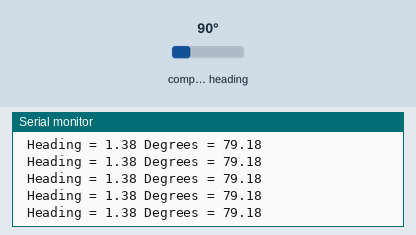
This sketch was run on a simulated Arduino Uno, built with avr-gcc and run on an emulated ATmega328P. Parts: the last lines printed to the serial monitor. Inputs (shaded band) come from the test bench; at power-on: compass heading 90°. The ROS host is connected and sends only what is stated.

Above: at 1.2 s.
1.3 s: compass heading set to 7°
At 1.34 s:
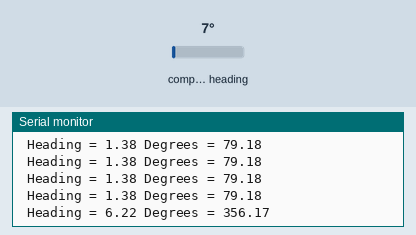
2.8 s: compass heading set to 180°
At 2.88 s:
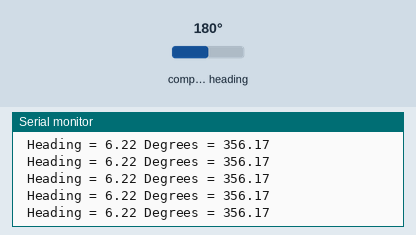
4.3 s: compass heading set to 90°
At 4.32 s:
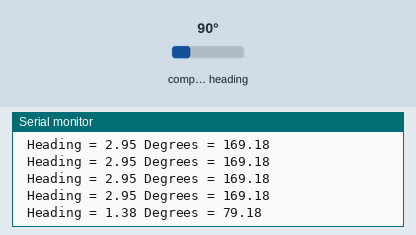
Timing chart, 0 to 7.3 s (numbered marks = the images above; inputs shaded):
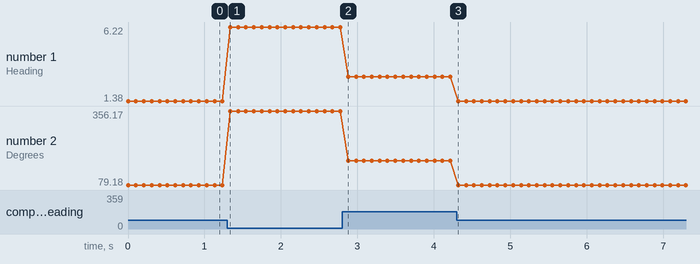

The sketch:

compass.ino
```cpp
/*
  HMC5883L Triple Axis Digital Compass. Compass Example.
  Read more: http://www.jarzebski.pl/arduino/czujniki-i-sensory/3-osiowy-magnetometr-hmc5883l.html
  GIT: https://github.com/jarzebski/Arduino-HMC5883L
  Web: http://www.jarzebski.pl
  (c) 2014 by Korneliusz Jarzebski
  ROS Additions by Ozan Duran
  ozanmertduran@gmail.com
*/

#include <Wire.h>
#include <HMC5883L.h>
#include <ros.h>
#include <ros/time.h>
#include <std_msgs/Float64.h>
HMC5883L compass;

ros::NodeHandle nh;
std_msgs::Float64 head;
ros::Publisher CH("Heading", &head);

void setup()
{ nh.initNode();
  nh.advertise(CH);
  Serial.begin(57600);

  // Initialize Initialize HMC5883L
  Serial.println("Initialize HMC5883L");
  while (!compass.begin())
  {
    Serial.println("Could not find a valid HMC5883L sensor, check wiring!");
    delay(500);
  }

  // Set measurement range
  compass.setRange(HMC5883L_RANGE_1_3GA);

  // Set measurement mode
  compass.setMeasurementMode(HMC5883L_CONTINOUS);

  // Set data rate
  compass.setDataRate(HMC5883L_DATARATE_30HZ);

  // Set number of samples averaged
  compass.setSamples(HMC5883L_SAMPLES_8);

  // Set calibration offset. See HMC5883L_calibration.ino
  compass.setOffset(0, 0);
}

void loop()
{
  Vector norm = compass.readNormalize();

  // Calculate heading
  float heading = atan2(norm.YAxis, norm.XAxis);

  // Set declination angle on your location and fix heading
  // You can find your declination on: http://magnetic-declination.com/
  // (+) Positive or (-) for negative
  // For Bytom / Poland declination angle is 4'26E (positive)
  // Formula: (deg + (min / 60.0)) / (180 / M_PI);
  float declinationAngle = (10.0 + (49.0 / 60.0)) / (180 / M_PI);
  heading -= declinationAngle;

  // Correct for heading < 0deg and heading > 360deg
  if (heading < 0)
  {
    heading += 2 * PI;
  }

  if (heading > 2 * PI)
  {
    heading -= 2 * PI;
  }

  // Convert to degrees
  float headingDegrees = heading * 180/M_PI;

  // Output
  Serial.print(" Heading = ");
  Serial.print(heading);
  Serial.print(" Degrees = ");
  Serial.print(headingDegrees);
  Serial.println();
  head.data=headingDegrees;
  CH.publish(&head);

  delay(100);
  nh.spinOnce();
}
```

Measured:
- after the input at 1.3 s, the serial monitor: prints a new line at once (image 1)
- after the input at 4.3 s, the serial monitor: prints a new line at once (image 3)
- plotted number 1: 1.38 → 6.22 after the input at 1.3 s, 6.22 → 2.95 after the input at 2.8 s, 2.95 → 1.38 after the input at 4.3 s
- plotted number 2: 79.18 → 356.17 after the input at 1.3 s, 356.17 → 169.18 after the input at 2.8 s, 169.18 → 79.18 after the input at 4.3 s
